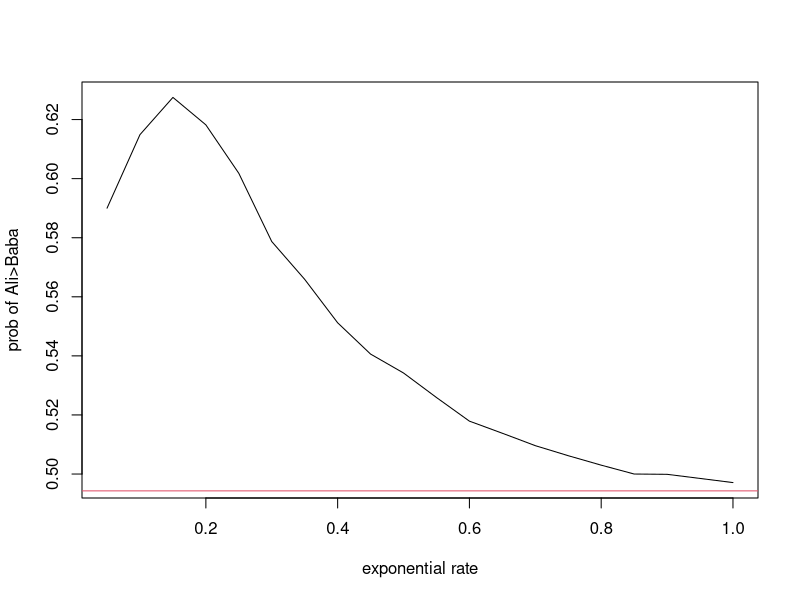

The R source for this figure:
############################
#Three Bewiching Paradoxes
#Date: 02/02/2020
#Author: Zihuan Qiao
############################

# Paradox 1: two boys
# simulate 10000 two children samples
set.seed(123)
child1 <- runif(10000)
child2 <- runif(10000)
child1 <- ifelse(child1>.5, 1, 0) # 0: boy, 1: girl
child2 <- ifelse(child2>.5, 1, 0) 

# Example 4.26
ind_1st_boy <- child1==0 # first child is boy
ind_2nd_boy <- child1+child2==0 # second child is also boy
sum(ind_2nd_boy)/sum(ind_1st_boy)

# Example 4.27
ind_boy <- child1+child2!=2 # at least one boy
ind_2boys <-child1+child2==0 # both children are boys
sum(ind_2boys)/sum(ind_boy)

# Paradox 2: Switch envelope
# Example 4.28
# simulate 10000 Ali & Baba envelope cases
set.seed(123)
r <- runif(10000)
Ali <- ifelse(r>.5, 10, 5) 
Baba <- ifelse(r<.5, 10, 5) 
mean(Ali)
mean(Baba)

# Paradox 3: Switch envelope strategy
switch_envelope <- function(rate){
  U <- rexp(10000, rate = rate)
  Ali_switch <- ifelse(Ali<U, Baba, Ali)
  Baba_switch <- ifelse(Ali<U, Ali, Baba)
  mean(Ali_switch>Baba_switch)
}
exp_rate <- seq(.05, 1, .05)
Ali_gain <- sapply(exp_rate, switch_envelope)
plot(x=exp_rate, y=Ali_gain, xlab = "exponential rate", ylab = "prob of Ali>Baba", type = "l")
abline(h=mean(Ali>Baba), col=2)

